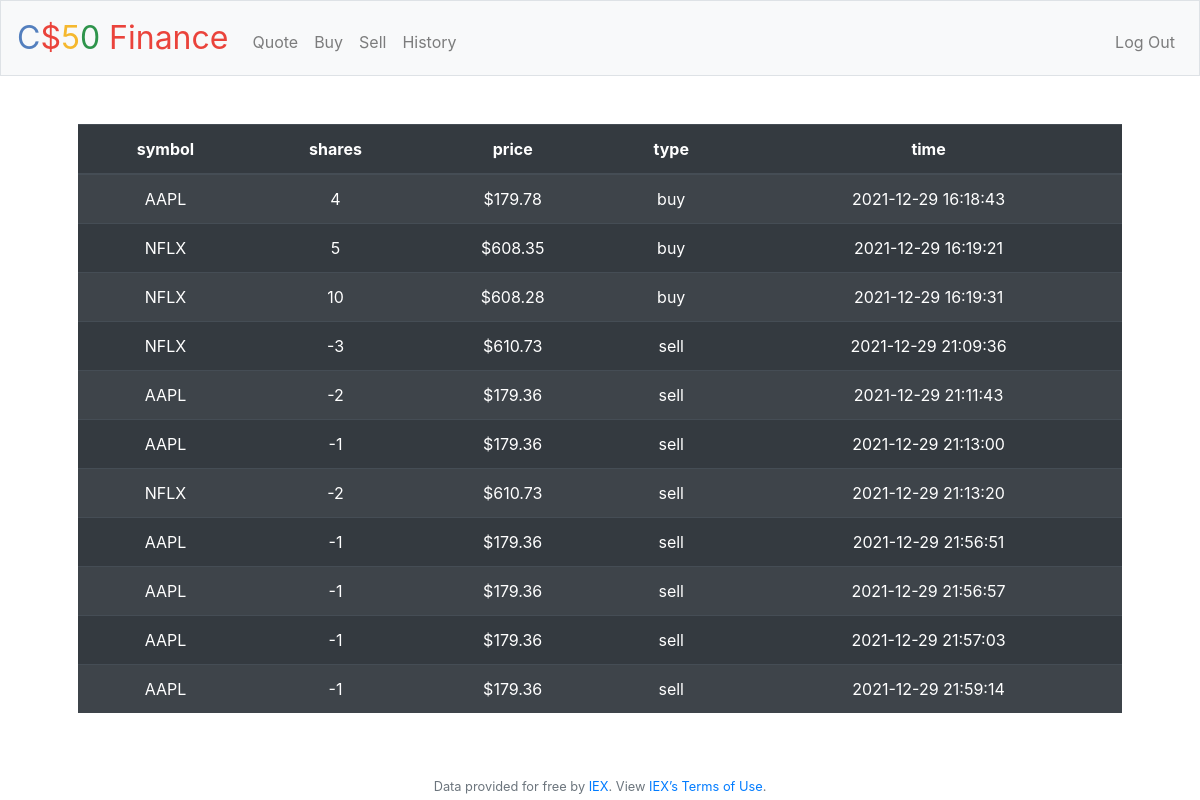
Screenshot of /history (signed in) with the database file from the repository.
### tables this page shows
CREATE TABLE transactions ( id INTEGER PRIMARY KEY AUTOINCREMENT, 
user_id INTEGER NOT NULL, 
name TEXT NOT NULL, 
shares INTEGER NOT NULL, 
price NUMERIC NOT NULL, 
type TEXT NOT NULL, 
symbol TEXT NOT NULL, 
time TIMESTAMP DEFAULT CURRENT_TIMESTAMP, 
FOREIGN KEY (user_id) REFERENCES users(id) );

### application.py (the view)
@app.route("/history")
@login_required
def history():
    user_id = session["user_id"]
    items = db.execute("SELECT symbol, price, shares, type, time FROM transactions WHERE user_id = ?", user_id)
    return render_template("history.html", items=items, usd=usd)

### application.py (called while the page is built)
@app.after_request
def after_request(response):
    response.headers["Cache-Control"] = "no-cache, no-store, must-revalidate"
    response.headers["Expires"] = 0
    response.headers["Pragma"] = "no-cache"
    return response

### helpers.py (called while the page is built)
def login_required(f):
    @wraps(f)
    def decorated_function(*args, **kwargs):
        if session.get("user_id") is None:
            return redirect("/login")
        return f(*args, **kwargs)
    return decorated_function

def usd(value):
    return f"${value:,.2f}"

### templates/history.html (shortened to what this page needs)
{% extends "layout.html" %}
{% block main %}
    <table class="table table-striped table-dark">
        <thead>
            <tr>
                <th>symbol</th>
                <th>shares</th>
                <th>price</th>
                <th>type</th>
                <th>time</th>
            </tr>
        </thead>
        <tbody>
            {% for item in items %}
            <tr>
                <td> {{ item["symbol"] }} </td>
                <td> {{ item["shares"] }} </td>
                <td> {{ usd(item["price"]) }} </td>
                <td> {{ item["type"] }} </td>
                <td> {{ item["time"] }} </td>
            </tr>
            {% endfor %}
        </tbody>
    </table>
{% endblock %}

### rows the page displays
transactions: symbol "AAPL", shares "4", price "$179.78", type "buy", time "2021-12-29 16:18:43"
transactions: symbol "NFLX", shares "5", price "$608.35", type "buy", time "2021-12-29 16:19:21"
transactions: symbol "NFLX", shares "10", price "$608.28", type "buy", time "2021-12-29 16:19:31"
transactions: symbol "NFLX", shares "-3", price "$610.73", type "sell", time "2021-12-29 21:09:36"
transactions: symbol "AAPL", shares "-2", price "$179.36", type "sell", time "2021-12-29 21:11:43"
transactions: symbol "AAPL", shares "-1", price "$179.36", type "sell", time "2021-12-29 21:13:00"
transactions: symbol "NFLX", shares "-2", price "$610.73", type "sell", time "2021-12-29 21:13:20"
transactions: symbol "AAPL", shares "-1", price "$179.36", type "sell", time "2021-12-29 21:56:51"
transactions: symbol "AAPL", shares "-1", price "$179.36", type "sell", time "2021-12-29 21:56:57"
transactions: symbol "AAPL", shares "-1", price "$179.36", type "sell", time "2021-12-29 21:57:03"
transactions: symbol "AAPL", shares "-1", price "$179.36", type "sell", time "2021-12-29 21:59:14"
